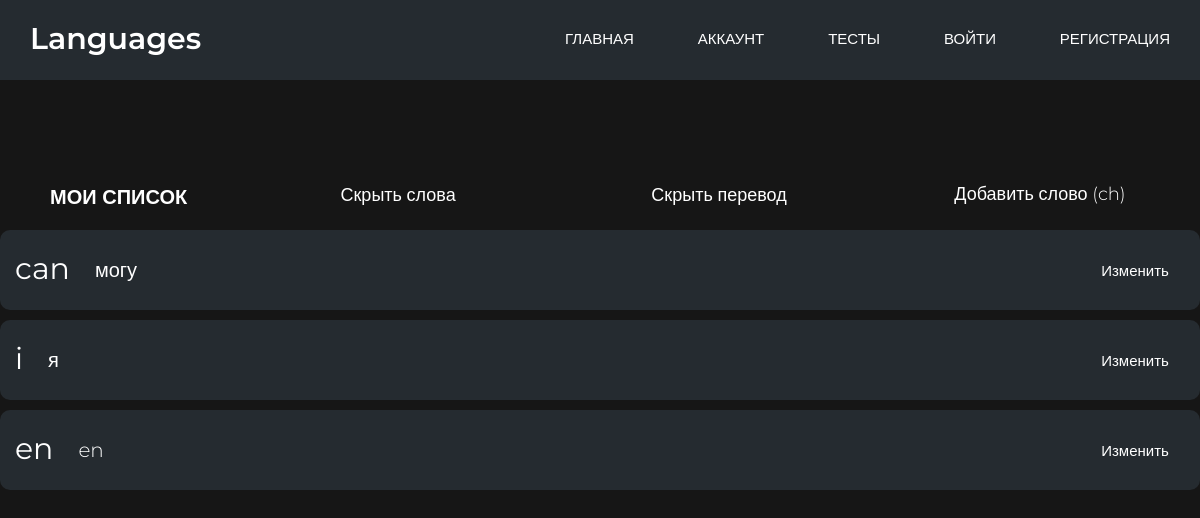
Before: /enCards with the older database file.
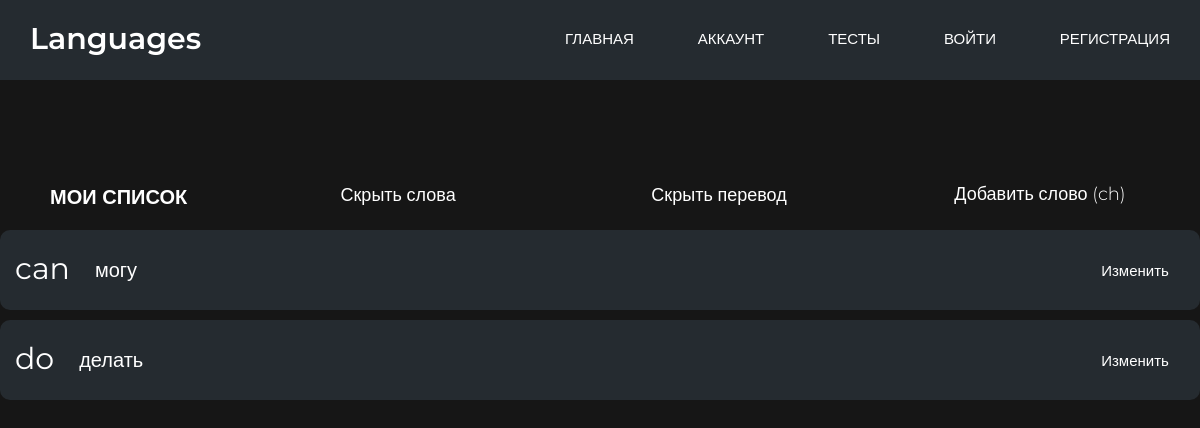
After: the same page with the newer database file.
### main/models.py (models this page shows, shortened)
class enCard(models.Model):
    word = models.CharField('Слово', max_length=20)
    description = models.TextField('Перевод', max_length=70)

### main/views.py (the view)
# urls.py: path('enCards', views.enCards),
def enCards(reguest):
    enCards = enCard.objects.all()
    return render(reguest, 'main/enCards.html', {'enCards': enCards})

### main/templates/main/enCards.html (shortened to what this page needs)
{% extends 'main/base.html' %}
{% block link %}
{% load static %}
<link rel="stylesheet" href="{% static 'main/css/cards.css' %}">
{% endblock %}
{% block content %}
<div class="wrapper">
    <div class="title">
        <h4 class="myWords">МОИ СПИСОК</h4>
        <div class="wordBtn">
            <button class="wordBtnFirst" id="wordBtnFirst">
                <h4 class="hideWord">Скрыть слова</h4>
            </button>
        </div>
        <div class="descriptionBtn">
            <button class="descriptionBtnSecond" id="descriptionBtnSecond">
                <h4 class="hideDescription">Скрыть перевод</h4>
            </button>
        </div>
        <div class="createNewCard">
            <a class="createNewCardLink" href="/createEnCard"><h4 class="textCreate">Добавить слово (ch)</h4></a>
        </div>
    </div>
    {% if enCards %}
    {% for el in enCards %}
    <div class="card">
        <div class="cardWrapper">
            <div class="cardWrapperAll">
                <p class="word" id="word">
                    {{ el.word }}
                </p>
                <p class="description" id="description">
                    {{ el.description }}
                </p>
            </div>
            <div class="deleteWord">
                <button class="deleteWordBtn">Изменить</button>
            </div>
        </div>
    </div>
    {% endfor %}
    {% else %}
    <div class="noCards">
        <p class="noCardsText">Тут пусто</p>
    </div>
    {% endif %}
</div>
{% endblock %}

Changed rows visible on the page:
removed enCard: word "i", description "я"
removed enCard: word "en", description "en"
added enCard: word "do", description "делать"
